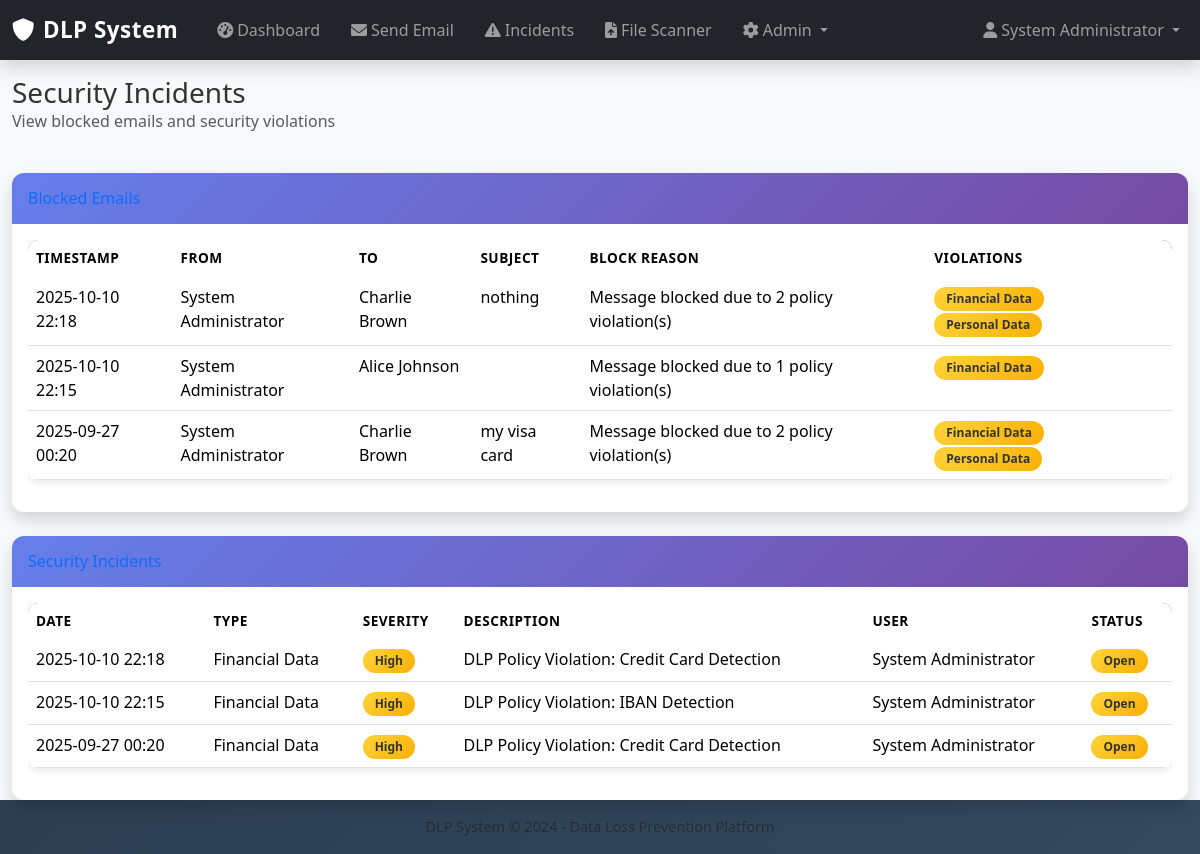
The app's page /incidents (signed in) with its own data.
### models.py (models this page shows, shortened)
class User(UserMixin, db.Model):
    id = db.Column(db.Integer, primary_key=True)
    email = db.Column(db.String(120), unique=True, nullable=False, index=True)
    name = db.Column(db.String(100), nullable=False)
    password_hash = db.Column(db.String(128))
    is_admin = db.Column(db.Boolean, default=False)
    is_active = db.Column(db.Boolean, default=True)
    created_at = db.Column(db.DateTime, default=datetime.utcnow)
    last_login = db.Column(db.DateTime)
    sent_emails = db.relationship('EmailLog', foreign_keys='EmailLog.sender_id', backref='sender', lazy='dynamic')
    received_emails = db.relationship('EmailLog', foreign_keys='EmailLog.recipient_id', backref='recipient', lazy='dynamic')

class EmailLog(db.Model):
    id = db.Column(db.Integer, primary_key=True)
    sender_id = db.Column(db.Integer, db.ForeignKey('user.id'), nullable=False)
    recipient_id = db.Column(db.Integer, db.ForeignKey('user.id'), nullable=False)
    content = db.Column(db.Text, nullable=False)
    subject = db.Column(db.String(200))
    is_blocked = db.Column(db.Boolean, default=False)
    block_reason = db.Column(db.String(500))
    policy_violations = db.Column(db.JSON)  # Store multiple policy violations
    timestamp = db.Column(db.DateTime, default=datetime.utcnow, index=True)

class SecurityIncident(db.Model):
    id = db.Column(db.Integer, primary_key=True)
    incident_type = db.Column(db.String(50), nullable=False)
    severity = db.Column(db.String(20), nullable=False)
    description = db.Column(db.Text, nullable=False)
    user_id = db.Column(db.Integer, db.ForeignKey('user.id'))
    email_log_id = db.Column(db.Integer, db.ForeignKey('email_log.id'))
    status = db.Column(db.String(20), default='open')  # open, investigating, resolved, closed
    created_at = db.Column(db.DateTime, default=datetime.utcnow, index=True)
    resolved_at = db.Column(db.DateTime)
    resolved_by = db.Column(db.Integer, db.ForeignKey('user.id'))
    user = db.relationship('User', foreign_keys=[user_id], backref='incidents')
    email_log = db.relationship('EmailLog', backref='security_incident')
    resolver = db.relationship('User', foreign_keys=[resolved_by])

### app.py (the view)
@app.route("/incidents")
@login_required
def incidents():
    page = request.args.get('page', 1, type=int)
    per_page = 20
    blocked_emails = EmailLog.query.filter_by(is_blocked=True)\
        .order_by(EmailLog.timestamp.desc())\
        .paginate(page=page, per_page=per_page, error_out=False)
    security_incidents = SecurityIncident.query\
        .order_by(SecurityIncident.created_at.desc())\
        .limit(10).all()
    return render_template("incidents.html",
                         blocked_emails=blocked_emails,
                         security_incidents=security_incidents)

### app.py (called while the page is built)
@login_manager.user_loader
def load_user(user_id):
    return User.query.get(int(user_id))

### templates/incidents.html (shortened to what this page needs)
{% extends "base.html" %}
{% block content %}
<div class="container-fluid">
    <div class="d-flex justify-content-between align-items-center mb-4">
        <div>
            <h1 class="h3 mb-0">Security Incidents</h1>
            <p class="text-muted">View blocked emails and security violations</p>
        </div>
    </div>
    <div class="card shadow mb-4">
        <div class="card-header py-3">
            <h6 class="m-0 font-weight-bold text-primary">Blocked Emails</h6>
        </div>
        <div class="card-body">
            {% if blocked_emails.items %}
                <div class="table-responsive">
                    <table class="table table-hover">
                        <thead>
                            <tr>
                                <th>Timestamp</th>
                                <th>From</th>
                                <th>To</th>
                                <th>Subject</th>
                                <th>Block Reason</th>
                                <th>Violations</th>
                            </tr>
                        </thead>
                        <tbody>
                            {% for email in blocked_emails.items %}
                            <tr>
                                <td>{{ email.timestamp.strftime('%Y-%m-%d %H:%M') }}</td>
                                <td>{{ email.sender.name }}</td>
                                <td>{{ email.recipient.name }}</td>
                                <td>{{ email.subject[:30] }}{% if email.subject|length > 30 %}...{% endif %}</td>
                                <td>{{ email.block_reason }}</td>
                                <td>
                                    {% if email.policy_violations %}
                                        {% for violation in email.policy_violations %}
                                            <span class="badge bg-warning me-1">{{ violation.category }}</span>
                                        {% endfor %}
                                    {% endif %}
                                </td>
                            </tr>
                            {% endfor %}
                        </tbody>
                    </table>
                </div>
            {% else %}
                <p class="text-muted text-center py-4">No blocked emails found.</p>
            {% endif %}
        </div>
    </div>
    {% if security_incidents %}
    <div class="card shadow">
        <div class="card-header py-3">
            <h6 class="m-0 font-weight-bold text-primary">Security Incidents</h6>
        </div>
        <div class="card-body">
            <div class="table-responsive">
                <table class="table table-hover">
                    <thead>
                        <tr>
                            <th>Date</th>
                            <th>Type</th>
                            <th>Severity</th>
                            <th>Description</th>
                            <th>User</th>
                            <th>Status</th>
                        </tr>
                    </thead>
                    <tbody>
                        {% for incident in security_incidents %}
                        <tr>
                            <td>{{ incident.created_at.strftime('%Y-%m-%d %H:%M') }}</td>
                            <td>{{ incident.incident_type }}</td>
                            <td>
                                {% if incident.severity == 'critical' %}
                                    <span class="badge bg-danger">Critical</span>
                                {% elif incident.severity == 'high' %}
                                    <span class="badge bg-warning">High</span>
                                {% elif incident.severity == 'medium' %}
                                    <span class="badge bg-primary">Medium</span>
                                {% else %}
                                    <span class="badge bg-secondary">Low</span>
                                {% endif %}
                            </td>
                            <td>{{ incident.description }}</td>
                            <td>{{ incident.user.name if incident.user else 'System' }}</td>
                            <td>
                                {% if incident.status == 'open' %}
                                    <span class="badge bg-warning">Open</span>
                                {% elif incident.status == 'investigating' %}
                                    <span class="badge bg-info">Investigating</span>
                                {% elif incident.status == 'resolved' %}
                                    <span class="badge bg-success">Resolved</span>
                                {% else %}
                                    <span class="badge bg-secondary">Closed</span>
                                {% endif %}
                            </td>
                        </tr>
                        {% endfor %}
                    </tbody>
                </table>
            </div>
        </div>
    </div>
    {% endif %}
</div>
{% endblock %}

### templates/base.html (shortened to what this page needs)
<!doctype html>
<html lang="en">
<head>
  <link href="https://cdn.jsdelivr.net/npm/bootstrap@5.3.3/dist/css/bootstrap.min.css" rel="stylesheet">
  <link href="https://cdnjs.cloudflare.com/ajax/libs/font-awesome/6.0.0/css/all.min.css" rel="stylesheet">
  <link href="{{ url_for('static', filename='style.css') }}" rel="stylesheet">
</head>
<body>
  {% if current_user.is_authenticated %}
  <nav class="navbar navbar-expand-lg navbar-dark bg-dark shadow">
    <div class="container-fluid">
      <a class="navbar-brand" href="{{ url_for('dashboard') }}">
        <i class="fas fa-shield-alt me-2"></i>DLP System
      </a>
      <div class="collapse navbar-collapse" id="navbarNav">
        <ul class="navbar-nav me-auto">
          <li class="nav-item">
            <a class="nav-link" href="{{ url_for('dashboard') }}">
              <i class="fas fa-tachometer-alt me-1"></i>Dashboard
            </a>
          </li>
          <li class="nav-item">
            <a class="nav-link" href="{{ url_for('send_email') }}">
              <i class="fas fa-envelope me-1"></i>Send Email
            </a>
          </li>
          <li class="nav-item">
            <a class="nav-link" href="{{ url_for('incidents') }}">
              <i class="fas fa-exclamation-triangle me-1"></i>Incidents
            </a>
          </li>
          <li class="nav-item">
            <a class="nav-link" href="{{ url_for('file_scanner_page') }}">
              <i class="fas fa-file-upload me-1"></i>File Scanner
            </a>
          </li>
          {% if current_user.is_admin %}
          <li class="nav-item dropdown">
            <a class="nav-link dropdown-toggle" href="#" id="adminDropdown" role="button" data-bs-toggle="dropdown">
              <i class="fas fa-cog me-1"></i>Admin
            </a>
          </li>
          {% endif %}
        </ul>
        <ul class="navbar-nav">
          <li class="nav-item dropdown">
            <a class="nav-link dropdown-toggle" href="#" id="userDropdown" role="button" data-bs-toggle="dropdown">
              <i class="fas fa-user me-1"></i>{{ current_user.name }}
            </a>
          </li>
        </ul>
      </div>
    </div>
  </nav>
  {% endif %}
  {% block content %}{% endblock %}
  {% if current_user.is_authenticated %}
  <footer class="footer mt-auto py-3 bg-light">
    <div class="container text-center">
      <span class="text-muted">DLP System &copy; 2024 - Data Loss Prevention Platform</span>
    </div>
  </footer>
  {% endif %}
</body>
</html>

### static/style.css (style rules this page uses)
body { background-color: #f8f9fa; font-family: "Segoe UI", Roboto, Arial, sans-serif; color: #333; min-height: 100vh; display: flex; flex-direction: column; }
.navbar-brand { font-weight: bold; font-size: 1.4rem; letter-spacing: 0.5px; }
.nav-link { margin-left: 15px; transition: color 0.2s ease-in-out; }
.card { border-radius: 12px; box-shadow: 0px 4px 12px rgba(0, 0, 0, 0.1); transition: all 0.3s ease; border: none; }
.card-header { background: linear-gradient(135deg, #667eea 0%, #764ba2 100%); color: white; border-radius: 12px 12px 0 0 !important; border: none; font-weight: 600; }
.table { border-radius: 10px; overflow: hidden; box-shadow: 0 2px 8px rgba(0,0,0,0.1); }
.table thead { background: linear-gradient(135deg, #667eea 0%, #764ba2 100%); color: white; }
.table thead th { border: none; font-weight: 600; text-transform: uppercase; font-size: 0.85rem; letter-spacing: 0.5px; }
.table tbody tr { transition: all 0.2s ease; }
.badge { font-size: 0.75rem; padding: 6px 12px; border-radius: 20px; font-weight: 600; }
.badge.bg-warning { background: linear-gradient(135deg, #ffd43b, #fab005) !important; color: #333 !important; }
.footer { background: linear-gradient(135deg, #2c3e50, #34495e); color: #ecf0f1; text-align: center; padding: 20px; margin-top: auto; font-size: 0.9rem; }

### records on screen
User: name "System Administrator"
EmailLog: timestamp "2025-10-10 22:18", sender.name "System Administrator", recipient.name "Charlie Brown", subject "nothing", block_reason "Message blocked due to 2 policy violation(s)", category "Financial Data" "Personal Data"
EmailLog: timestamp "2025-10-10 22:15", sender.name "System Administrator", recipient.name "Alice Johnson", block_reason "Message blocked due to 1 policy violation(s)", category "Financial Data"
EmailLog: timestamp "2025-09-27 00:20", sender.name "System Administrator", recipient.name "Charlie Brown", subject "my visa card", block_reason "Message blocked due to 2 policy violation(s)", category "Financial Data" "Personal Data"
SecurityIncident: created_at "2025-10-10 22:18", incident_type "Financial Data", severity "High", description "DLP Policy Violation: Credit Card Detection", user "System Administrator", status "Open"
SecurityIncident: created_at "2025-10-10 22:15", incident_type "Financial Data", severity "High", description "DLP Policy Violation: IBAN Detection", user "System Administrator", status "Open"
SecurityIncident: created_at "2025-09-27 00:20", incident_type "Financial Data", severity "High", description "DLP Policy Violation: Credit Card Detection", user "System Administrator", status "Open"
